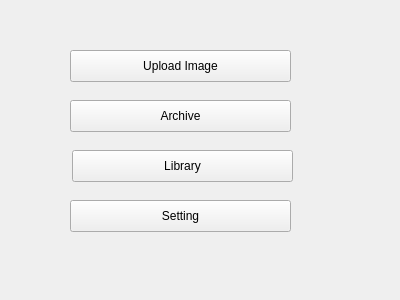
<?xml version="1.0" encoding="UTF-8"?>
<ui version="4.0">
 <class>Mainpage</class>
 <widget class="QWidget" name="Mainpage">
  <property name="geometry">
   <rect>
    <x>0</x>
    <y>0</y>
    <width>400</width>
    <height>300</height>
   </rect>
  </property>
  <property name="windowTitle">
   <string>Cancer Diagnosis</string>
  </property>
  <widget class="QPushButton" name="Upload">
   <property name="geometry">
    <rect>
     <x>70</x>
     <y>50</y>
     <width>221</width>
     <height>32</height>
    </rect>
   </property>
   <property name="text">
    <string>Upload Image</string>
   </property>
  </widget>
  <widget class="QPushButton" name="Archive">
   <property name="geometry">
    <rect>
     <x>70</x>
     <y>100</y>
     <width>221</width>
     <height>32</height>
    </rect>
   </property>
   <property name="text">
    <string>Archive</string>
   </property>
  </widget>
  <widget class="QPushButton" name="Library">
   <property name="geometry">
    <rect>
     <x>72</x>
     <y>150</y>
     <width>221</width>
     <height>32</height>
    </rect>
   </property>
   <property name="text">
    <string>Library</string>
   </property>
  </widget>
  <widget class="QPushButton" name="Setting">
   <property name="geometry">
    <rect>
     <x>70</x>
     <y>200</y>
     <width>221</width>
     <height>32</height>
    </rect>
   </property>
   <property name="text">
    <string>Setting</string>
   </property>
  </widget>
 </widget>
 <resources/>
 <connections/>
</ui>
